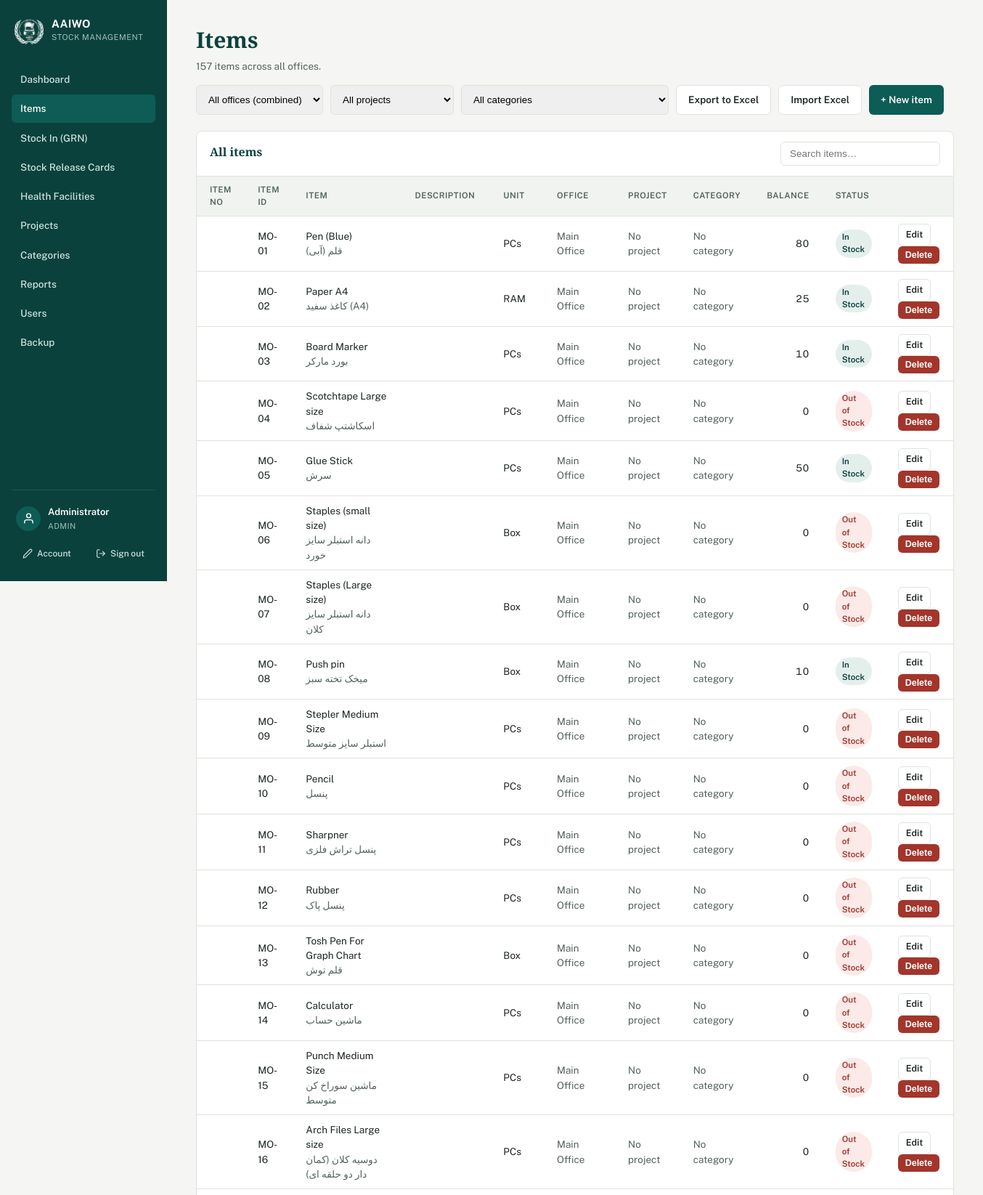
Page /items.php (signed in, upper part) on the committed database.
### tables this page shows
CREATE TABLE Users (
            UserID INTEGER PRIMARY KEY AUTOINCREMENT,
            Username TEXT NOT NULL UNIQUE,
            PasswordHash TEXT NOT NULL,
            FullName TEXT,
            Role TEXT NOT NULL DEFAULT 'staff',
            Active INTEGER NOT NULL DEFAULT 1,
            MustChangePassword INTEGER NOT NULL DEFAULT 0,
            CreatedAt TEXT NOT NULL DEFAULT (datetime('now'))
        , FailedLoginAttempts INTEGER NOT NULL DEFAULT 0, LockedUntil TEXT, Office TEXT);

CREATE TABLE Items (
    ItemID         INTEGER PRIMARY KEY,
    ItemNo         INTEGER,
    ItemName       TEXT NOT NULL,
    ItemNameLocal  TEXT,
    Description    TEXT,
    Unit           TEXT,
    OpeningQtyIn   INTEGER DEFAULT 0,
    OpeningQtyOut  INTEGER DEFAULT 0
, LowStockLevel REAL, Office TEXT DEFAULT 'main', ItemCode TEXT, ProjectID INTEGER, CategoryID INTEGER);

### config/db.php (called while the page is built, shortened)
<?php
function db_file_path(): string {
    return __DIR__ . '/../data/stock_management.sqlite';
}
function db(): PDO {
    static $pdo = null;
    if ($pdo === null) {
        $path = db_file_path();
        $pdo = new PDO('sqlite:' . $path);
        $pdo->setAttribute(PDO::ATTR_ERRMODE, PDO::ERRMODE_EXCEPTION);
        $pdo->setAttribute(PDO::ATTR_DEFAULT_FETCH_MODE, PDO::FETCH_ASSOC);
        $pdo->exec('PRAGMA foreign_keys = ON');
        stockapp_migrate($pdo);
    }
    return $pdo;
}
function stockapp_migrate(PDO $pdo): void {
    $pdo->exec("
        CREATE TABLE IF NOT EXISTS Users (
            UserID INTEGER PRIMARY KEY AUTOINCREMENT,
            Username TEXT NOT NULL UNIQUE COLLATE NOCASE,
            PasswordHash TEXT NOT NULL,
            FullName TEXT,
            Role TEXT NOT NULL DEFAULT 'staff',
            Active INTEGER NOT NULL DEFAULT 1,
            MustChangePassword INTEGER NOT NULL DEFAULT 0,
            CreatedAt TEXT NOT NULL DEFAULT (datetime('now'))
        )
    ");
    $auditCols = [
        'CreatedByUserID' => 'INTEGER',
        'UpdatedByUserID' => 'INTEGER',
        'CreatedAt' => 'TEXT',
        'UpdatedAt' => 'TEXT',
        'GroupName' => 'TEXT',
    ];
    foreach (['StockReceipts', 'StockReleases'] as $table) {
        $existing = array_column($pdo->query('PRAGMA table_info(' . $table . ')')->fetchAll(), 'name');
    }
    $stockReleasesExists = (bool)$pdo->query("SELECT name FROM sqlite_master WHERE type='table' AND name='StockReleases'")->fetchColumn();
    if ($stockReleasesExists) {
        $existingReleaseCols = array_column($pdo->query('PRAGMA table_info(StockReleases)')->fetchAll(), 'name');
    }
    $pdo->exec('CREATE TABLE IF NOT EXISTS Projects (
        ProjectID INTEGER PRIMARY KEY AUTOINCREMENT,
        ProjectName TEXT NOT NULL,
        Description TEXT,
        CreatedByUserID INTEGER,
        CreatedAt TEXT,
        UpdatedByUserID INTEGER,
        UpdatedAt TEXT
    )');
    foreach (['Items', 'StockReceipts', 'StockReleases'] as $projectTable) {
        $existingCols = array_column($pdo->query('PRAGMA table_info(' . $projectTable . ')')->fetchAll(), 'name');
    }
    $categoriesExisted = (bool)$pdo->query("SELECT name FROM sqlite_master WHERE type='table' AND name='ItemCategories'")->fetchColumn();
    $pdo->exec('CREATE TABLE IF NOT EXISTS ItemCategories (
        CategoryID INTEGER PRIMARY KEY AUTOINCREMENT,
        CategoryName TEXT NOT NULL,
        CategoryNameLocal TEXT,
        CreatedAt TEXT
    )');
    $existingItemCols = array_column($pdo->query('PRAGMA table_info(Items)')->fetchAll(), 'name');
    $existingUserCols = array_column($pdo->query('PRAGMA table_info(Users)')->fetchAll(), 'name');
    foreach (['Items', 'HealthFacilities', 'StockReceipts', 'StockReleases'] as $table) {
        $tableExists = (bool)$pdo->query("SELECT name FROM sqlite_master WHERE type='table' AND name='$table'")->fetchColumn();
        $cols = array_column($pdo->query('PRAGMA table_info(' . $table . ')')->fetchAll(), 'name');
    }
    $hfTableExists = (bool)$pdo->query("SELECT name FROM sqlite_master WHERE type='table' AND name='HealthFacilities'")->fetchColumn();
    if ($hfTableExists) {
        $existingHfCols = array_column($pdo->query('PRAGMA table_info(HealthFacilities)')->fetchAll(), 'name');
    }
    $itemsTableExists = (bool)$pdo->query("SELECT name FROM sqlite_master WHERE type='table' AND name='Items'")->fetchColumn();
    if ($itemsTableExists) {
        $existingItemCols = array_column($pdo->query('PRAGMA table_info(Items)')->fetchAll(), 'name');
    }
    $userCount = (int)$pdo->query('SELECT COUNT(*) FROM Users')->fetchColumn();
}

### items.php (the view, shortened to what this page needs)
<?php
require __DIR__ . '/includes/functions.php';
require_login();
$scope = office_scope();
require __DIR__ . '/includes/header.php';
$codeOrder = 'i.Office, CAST(SUBSTR(i.ItemCode, INSTR(i.ItemCode, \'-\') + 1) AS INTEGER)';
[$pSql, $pParams] = project_condition('i.ProjectID', $project);
[$cSql, $cParams] = category_condition('i.CategoryID', $category);
if ($scope === '__unassigned__') {
    $items = [];
} else {
    $items = db()->query("
        SELECT i.*,
          COALESCE((SELECT SUM(Quantity) FROM StockReceiptDetails WHERE ItemID=i.ItemID),0)
          - COALESCE((SELECT SUM(Quantity) FROM StockReleaseDetails WHERE ItemID=i.ItemID),0) AS Balance
        FROM Items i ORDER BY $codeOrder
    ")->fetchAll();
}
function item_stock_status(array $it): array {
    $balance = (float)$it['Balance'];
    if ($balance <= 0) return ['Out of Stock', 'low'];
    if ($balance <= LOW_STOCK_THRESHOLD) return ['Low Stock', 'low'];
    return ['In Stock', 'ok'];
}
?>
<div class="page-head">
  <div>
    <h1>Items</h1>
    <p><?= count($items) ?> items <?= is_admin() ? h($scope === null ? 'across all offices' : ('in ' . office_label($scope))) : '' ?>.</p>
  </div>
  <div style="display:flex;gap:10px;flex-wrap:wrap;">
    <?php if (is_admin()): ?>
      <select id="officeFilter" class="search-box" style="min-width:170px;" onchange="applyItemFilters()">
        <option value="">All offices (combined)</option>
      </select>
    <?php endif; ?>
    <select id="projectFilter" class="search-box" style="min-width:170px;" onchange="applyItemFilters()" title="Show only one project's items">
      <?= project_options_html($project === '__all__' ? '' : $project, true) ?>
    </select>
    <select id="categoryFilter" class="search-box" style="min-width:170px;" onchange="applyItemFilters()" title="Show only one category's items">
      <?= category_options_html($category === '__all__' ? '' : $category, true) ?>
    </select>
    <a class="btn secondary" href="export_items<?= $scope !== null ? ('?office=' . urlencode($scope)) : '' ?>" title="Export the item master list to Excel">Export to Excel</a>
    <a class="btn secondary" href="import_items">Import Excel</a>
    <a class="btn" href="item_form<?= $project !== '__all__' ? ('?project=' . urlencode((string)$project)) : '' ?><?= $category !== '__all__' ? ($project !== '__all__' ? '&' : '?') . 'category=' . urlencode((string)$category) : '' ?>">+ New item</a>
  </div>
</div>
<div class="panel">
  <div class="panel-head">
    <h2>All items</h2>
    <input class="search-box" id="itemSearch" placeholder="Search items…" onkeyup="filterTable('itemSearch','itemTable')">
  </div>
  <table id="itemTable">
    <thead><tr><th>Item No</th><th>Item Id</th><th>Item</th><th>Description</th><th>Unit</th><?php if (is_admin()): ?><th>Office</th><?php endif; ?><th>Project</th><th>Category</th><th class="num">Balance</th><th>Status</th><th></th></tr></thead>
    <tbody>
      <?php foreach ($items as $it): ?>
        <?php [$statusLabel, $statusClass] = item_stock_status($it); ?>
        <tr>
          <td><?= h($it['ItemNo'] ?? '') ?></td>
          <td><?= h($it['ItemCode'] ?? '') ?></td>
          <td><?= h($it['ItemName']) ?><?php if($it['ItemNameLocal']): ?><div class="muted"><?= h($it['ItemNameLocal']) ?></div><?php endif; ?></td>
          <td class="muted"><?= h($it['Description']) ?></td>
          <td><?= h($it['Unit']) ?></td>
          <?php if (is_admin()): ?><td class="muted"><?= h(office_label($it['Office'] ?? null)) ?></td><?php endif; ?>
          <td class="muted"><?= h(project_label($it['ProjectID'] ?? null)) ?></td>
          <td class="muted"><?= h(category_label($it['CategoryID'] ?? null)) ?></td>
          <td class="num"><?= number_format($it['Balance']) ?></td>
          <td><span class="pill <?= $statusClass ?>"><?= h($statusLabel) ?></span></td>
          <td>
            <a class="btn secondary small" href="item_form?id=<?= $it['ItemID'] ?>">Edit</a>
            <form method="post" style="display:inline;" onsubmit="return confirm('Delete this item?')">
              <button type="submit" class="btn danger small">Delete</button>
            </form>
          </td>
        </tr>
      <?php endforeach; ?>
    </tbody>
  </table>
</div>
<?php require __DIR__ . '/includes/footer.php'; ?>

### includes/header.php (shortened to what this page needs)
<?php
require_once __DIR__ . '/functions.php';
$me = current_user();
$current = basename($_SERVER['SCRIPT_NAME']);
$importType = $_GET['type'] ?? ($_POST['import_type'] ?? '');
$isImportGrn = ($current === 'import.php' && $importType !== 'card');
$isImportCard = ($current === 'import.php' && $importType === 'card');
?>
<!DOCTYPE html>
<html lang="en">
<head>
<?php
$cssPath = __DIR__ . '/../assets/style.css';
$cssVer = is_file($cssPath) ? filemtime($cssPath) : 1;
?>
<link rel="stylesheet" href="<?= isset($assetPrefix) ? $assetPrefix : '' ?>assets/style.css?v=<?= $cssVer ?>">
</head>
<body>
<div class="shell">
  <aside class="sidebar">
    <div class="brand" title="Afghan Alfouz Innovational Welfare Organization">
      <img src="<?= isset($assetPrefix) ? $assetPrefix : '' ?>assets/logo-white.png" alt="AAIWO" class="brand-mark-logo">
      <div>
        <div class="brand-title">AAIWO</div>
        <div class="brand-sub">Stock Management</div>
      </div>
    </div>
    <nav>
      <a href="index" class="<?= $current==='index.php'?'active':'' ?>">Dashboard</a>
      <a href="items" class="<?= in_array($current, ['items.php','item_form.php','import_items.php','export_items.php'], true) ? 'active' : '' ?>">Items</a>
      <a href="receipts" class="<?= (in_array($current, ['receipts.php','receipt_form.php','receipt_view.php','export_excel.php'], true) || $isImportGrn) ? 'active' : '' ?>">Stock In (GRN)</a>
      <a href="releases" class="<?= (in_array($current, ['releases.php','release_form.php','release_view.php','export_excel.php'], true) || $isImportCard) ? 'active' : '' ?>">Stock Release Cards</a>
      <a href="health_facilities" class="<?= in_array($current, ['health_facilities.php','hf_form.php','import_hf.php','export_hf.php'], true) ? 'active' : '' ?>">Health Facilities</a>
      <?php if (($me['Role'] ?? '') === 'admin'): ?>
        <a href="projects" class="<?= in_array($current, ['projects.php','project_form.php'], true) ? 'active' : '' ?>">Projects</a>
        <a href="categories" class="<?= in_array($current, ['categories.php','category_form.php'], true) ? 'active' : '' ?>">Categories</a>
        <a href="reports" class="<?= $current==='reports.php'?'active':'' ?>">Reports</a>
        <a href="users" class="<?= $current==='users.php'||$current==='user_form.php'?'active':'' ?>">Users</a>
        <a href="backup" class="<?= $current==='backup.php'?'active':'' ?>">Backup</a>
      <?php endif; ?>
    </nav>
    <div class="sidebar-account">
      <div class="account-card">
        <span class="account-avatar" aria-hidden="true">
          <svg viewBox="0 0 24 24" fill="none" stroke="currentColor" stroke-width="2" stroke-linecap="round" stroke-linejoin="round"><path d="M20 21v-2a4 4 0 0 0-4-4H8a4 4 0 0 0-4 4v2"></path><circle cx="12" cy="7" r="4"></circle></svg>
        </span>
        <div class="account-meta">
          <div class="account-name"><?= h($me['FullName'] ?? '') ?></div>
          <div class="account-role">
            <?= h(ucfirst($me['Role'] ?? '')) ?>
          </div>
        </div>
      </div>
      <div class="account-actions">
        <a href="my_account" class="account-action" title="My account">
          <svg viewBox="0 0 24 24" fill="none" stroke="currentColor" stroke-width="2" stroke-linecap="round" stroke-linejoin="round"><path d="M17 3a2.85 2.83 0 1 1 4 4L7.5 20.5 2 22l1.5-5.5Z"></path></svg>
          <span>Account</span>
        </a>
        <a href="logout" class="account-action" title="Sign out">
          <svg viewBox="0 0 24 24" fill="none" stroke="currentColor" stroke-width="2" stroke-linecap="round" stroke-linejoin="round"><path d="M9 21H5a2 2 0 0 1-2-2V5a2 2 0 0 1 2-2h4"></path><polyline points="16 17 21 12 16 7"></polyline><line x1="21" y1="12" x2="9" y2="12"></line></svg>
          <span>Sign out</span>
        </a>
      </div>
    </div>
  </aside>
  <main class="content">

### rows in the picture
users: FullName "Administrator", Role "ADMIN"
items: ItemCode "MO-01", ItemName "Pen (Blue)", ItemNameLocal "قلم (آبی)", Unit "PCs", Office "Main Office", ProjectID "No project", CategoryID "No category", Balance "80", statusLabel "In Stock"
items: ItemCode "MO-02", ItemName "Paper A4", ItemNameLocal "کاغذ سفید (A4)", Unit "RAM", Office "Main Office", ProjectID "No project", CategoryID "No category", Balance "25", statusLabel "In Stock"
items: ItemCode "MO-03", ItemName "Board Marker", ItemNameLocal "بورد مارکر", Unit "PCs", Office "Main Office", ProjectID "No project", CategoryID "No category", Balance "10", statusLabel "In Stock"
items: ItemCode "MO-04", ItemName "Scotchtape Large size", ItemNameLocal "اسکاشتپ شفاف", Unit "PCs", Office "Main Office", ProjectID "No project", CategoryID "No category", Balance "0", statusLabel "Out of Stock"
items: ItemCode "MO-05", ItemName "Glue Stick", ItemNameLocal "سرش", Unit "PCs", Office "Main Office", ProjectID "No project", CategoryID "No category", Balance "50", statusLabel "In Stock"
items: ItemCode "MO-06", ItemName "Staples (small size)", ItemNameLocal "دانه استبلر سایز خورد", Unit "Box", Office "Main Office", ProjectID "No project", CategoryID "No category", Balance "0", statusLabel "Out of Stock"
items: ItemCode "MO-07", ItemName "Staples (Large size)", ItemNameLocal "دانه استبلر سایز کلان", Unit "Box", Office "Main Office", ProjectID "No project", CategoryID "No category", Balance "0", statusLabel "Out of Stock"
items: ItemCode "MO-08", ItemName "Push pin", ItemNameLocal "میخک تخته سبز", Unit "Box", Office "Main Office", ProjectID "No project", CategoryID "No category", Balance "10", statusLabel "In Stock"
items: ItemCode "MO-09", ItemName "Stepler Medium Size", ItemNameLocal "استبلر سایز متوسط", Unit "PCs", Office "Main Office", ProjectID "No project", CategoryID "No category", Balance "0", statusLabel "Out of Stock"
items: ItemCode "MO-10", ItemName "Pencil", ItemNameLocal "پنسل", Unit "PCs", Office "Main Office", ProjectID "No project", CategoryID "No category", Balance "0", statusLabel "Out of Stock"
items: ItemCode "MO-11", ItemName "Sharpner", ItemNameLocal "پنسل تراش فلزی", Unit "PCs", Office "Main Office", ProjectID "No project", CategoryID "No category", Balance "0", statusLabel "Out of Stock"
items: ItemCode "MO-12", ItemName "Rubber", ItemNameLocal "پنسل پاک", Unit "PCs", Office "Main Office", ProjectID "No project", CategoryID "No category", Balance "0", statusLabel "Out of Stock"
items: ItemCode "MO-13", ItemName "Tosh Pen For Graph Chart", ItemNameLocal "قلم توش", Unit "Box", Office "Main Office", ProjectID "No project", CategoryID "No category", Balance "0", statusLabel "Out of Stock"
items: ItemCode "MO-14", ItemName "Calculator", ItemNameLocal "ماشین حساب", Unit "PCs", Office "Main Office", ProjectID "No project", CategoryID "No category", Balance "0", statusLabel "Out of Stock"
items: ItemCode "MO-15", ItemName "Punch Medium Size", ItemNameLocal "ماشین سوراخ کن متوسط", Unit "PCs", Office "Main Office", ProjectID "No project", CategoryID "No category", Balance "0", statusLabel "Out of Stock"
items: ItemCode "MO-16", ItemName "Arch Files Large size", ItemNameLocal "دوسیه کلان (کمان دار دو حلقه ای)", Unit "PCs", Office "Main Office", ProjectID "No project", CategoryID "No category", Balance "0", statusLabel "Out of Stock"

### other values in the picture
count($items) "157"
